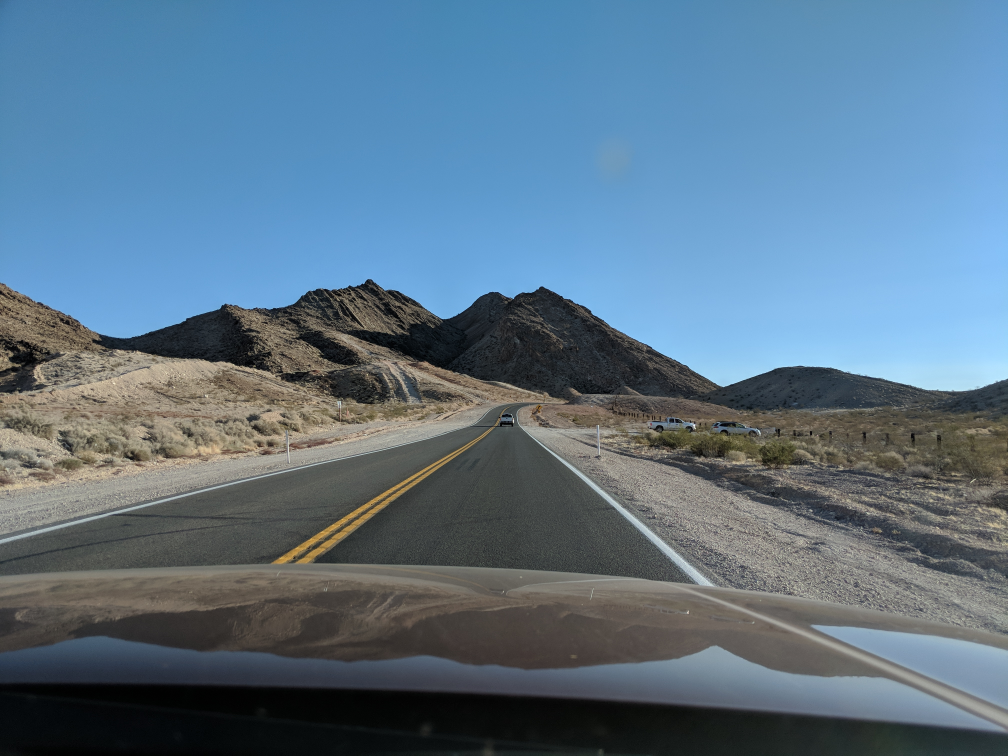
#> input picture run3/src/01_before.jpg, 4032 x 3024 px (shown at 1/4 size); its folder holds 4 pictures in this run
$ python to_thumbnails.py
#> lines starting #> are read from the running program, lines starting #| are printed output that depends on the picture
# This script converts all jpg file in current dir to thumbnail size and save the files in 'thumbnails' folder

from PIL import Image
import glob
import os

size = 128, 128

if not os.path.exists('thumbnails'):
    os.makedirs('thumbnails')

for infile in glob.glob("*.jpg"):
    file, ext = os.path.splitext(infile)
    im = Image.open(infile)
#> im is the input picture: PIL image 4032x3024 RGB; mean R, G, B 92.3, 116.8, 135.8
    im.thumbnail(size)
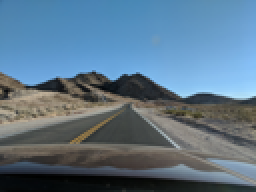
#> im: PIL image 128x96 RGB (shown 2 times larger); mean R, G, B 92.3, 116.8, 135.8
    os.chdir('thumbnails')
    im.save(file + "_thumbnail" + ".jpg")
    os.chdir(os.pardir)
#> pass 2 of the loop `for infile in glob.glob("*.jpg"):`:
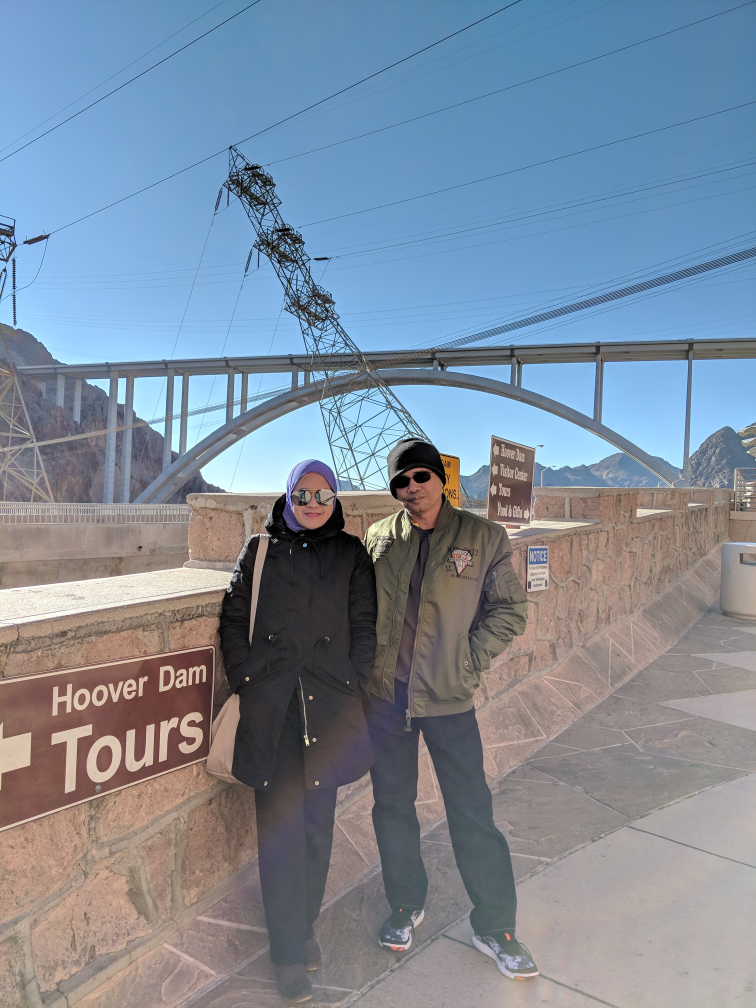
#> input picture run3/src/02_before.jpg, 3024 x 4032 px (shown at 1/4 size)
#> im is the input picture: PIL image 3024x4032 RGB; mean R, G, B 126.4, 139, 154.3
#> `im.thumbnail(size)`:
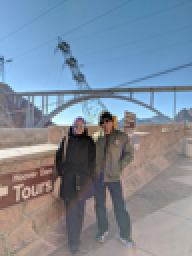
#> im: PIL image 96x128 RGB (shown 2 times larger); mean R, G, B 126.4, 139, 154.3
#> pass 3 of the loop `for infile in glob.glob("*.jpg"):`:
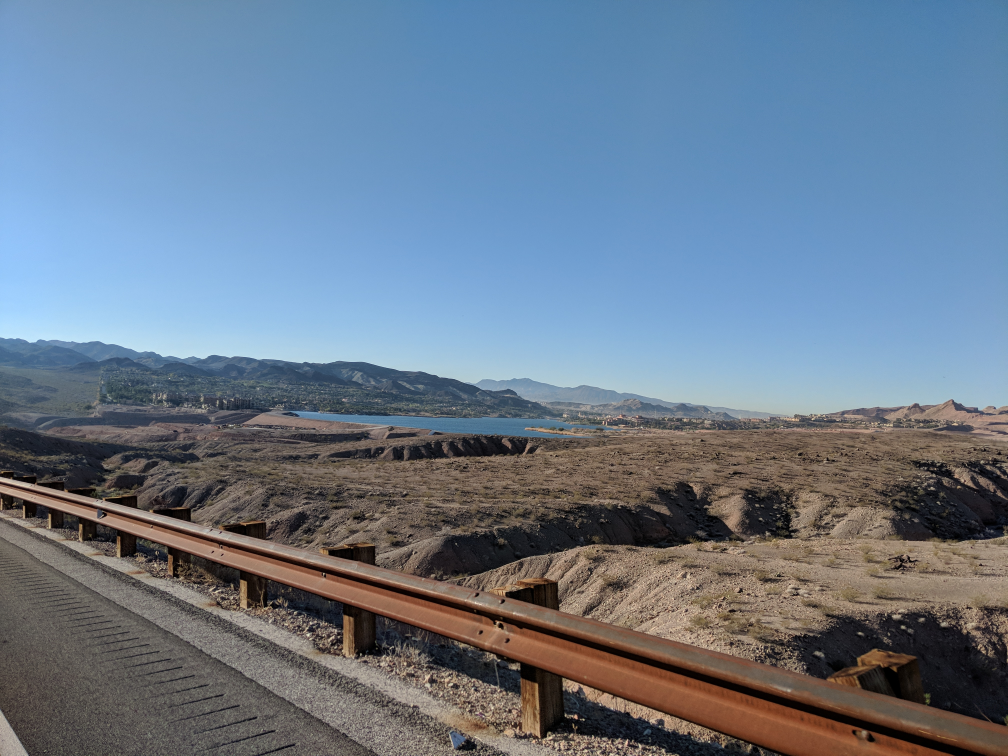
#> input picture run3/src/03_before.jpg, 4032 x 3024 px (shown at 1/4 size)
#> im is the input picture: PIL image 4032x3024 RGB; mean R, G, B 106.2, 122.3, 140.1
#> `im.thumbnail(size)`:
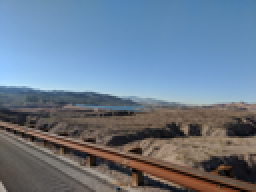
#> im: PIL image 128x96 RGB (shown 2 times larger); mean R, G, B 106.2, 122.3, 140.1
#> the loop made 4 passes; the first 3 are shown
